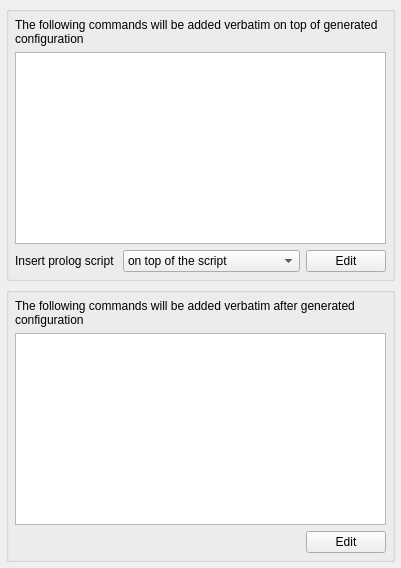
     <widget class="QWidget" name="tab2">
      <attribute name="title">
       <string>Prolog/Epilog</string>
      </attribute>
      <layout class="QGridLayout">
       <property name="margin" stdset="0">
        <number>6</number>
       </property>
       <property name="verticalSpacing">
        <number>6</number>
       </property>
       <item row="1" column="0">
        <widget class="QGroupBox" name="frame147">
         <property name="title">
          <string/>
         </property>
         <layout class="QGridLayout">
          <property name="margin" stdset="0">
           <number>6</number>
          </property>
          <item row="2" column="1">
           <widget class="QPushButton" name="edit_epilog_button">
            <property name="text">
             <string>Edit</string>
            </property>
           </widget>
          </item>
          <item row="2" column="0">
           <spacer>
            <property name="orientation">
             <enum>Qt::Orientation::Horizontal</enum>
            </property>
            <property name="sizeType">
             <enum>QSizePolicy::Policy::Expanding</enum>
            </property>
            <property name="sizeHint" stdset="0">
             <size>
              <width>40</width>
              <height>20</height>
             </size>
            </property>
           </spacer>
          </item>
          <item row="1" column="0" colspan="2">
           <widget class="QTextEdit" name="epilog_script"/>
          </item>
          <item row="0" column="0" colspan="2">
           <widget class="QLabel" name="textLabel2_2_2">
            <property name="text">
             <string>The following commands will be added verbatim after generated configuration</string>
            </property>
            <property name="alignment">
             <set>Qt::AlignmentFlag::AlignVCenter</set>
            </property>
            <property name="wordWrap">
             <bool>true</bool>
            </property>
           </widget>
          </item>
         </layout>
        </widget>
       </item>
       <item row="0" column="0">
        <widget class="QGroupBox" name="frame146">
         <property name="title">
          <string/>
         </property>
         <layout class="QGridLayout">
          <property name="margin" stdset="0">
           <number>6</number>
          </property>
          <item row="1" column="0" colspan="3">
           <widget class="QTextEdit" name="prolog_script"/>
          </item>
          <item row="0" column="0" colspan="3">
           <widget class="QLabel" name="textLabel2_2">
            <property name="text">
             <string>The following commands will be added verbatim on top of generated configuration</string>
            </property>
            <property name="alignment">
             <set>Qt::AlignmentFlag::AlignVCenter</set>
            </property>
            <property name="wordWrap">
             <bool>true</bool>
            </property>
           </widget>
          </item>
          <item row="2" column="2">
           <widget class="QPushButton" name="edit_prolog_button">
            <property name="text">
             <string>Edit</string>
            </property>
           </widget>
          </item>
          <item row="2" column="0">
           <widget class="QLabel" name="textLabel1_6">
            <property name="text">
             <string>Insert prolog script </string>
            </property>
            <property name="wordWrap">
             <bool>false</bool>
            </property>
           </widget>
          </item>
          <item row="2" column="1">
           <widget class="QComboBox" name="prologPlace">
            <property name="sizePolicy">
             <sizepolicy hsizetype="Expanding" vsizetype="Fixed">
              <horstretch>0</horstretch>
              <verstretch>0</verstretch>
             </sizepolicy>
            </property>
            <item>
             <property name="text">
              <string>on top of the script</string>
             </property>
            </item>
            <item>
             <property name="text">
              <string>after interface configuration</string>
             </property>
            </item>
            <item>
             <property name="text">
              <string>after policy reset</string>
             </property>
            </item>
           </widget>
          </item>
         </layout>
        </widget>
       </item>
      </layout>
     </widget>
